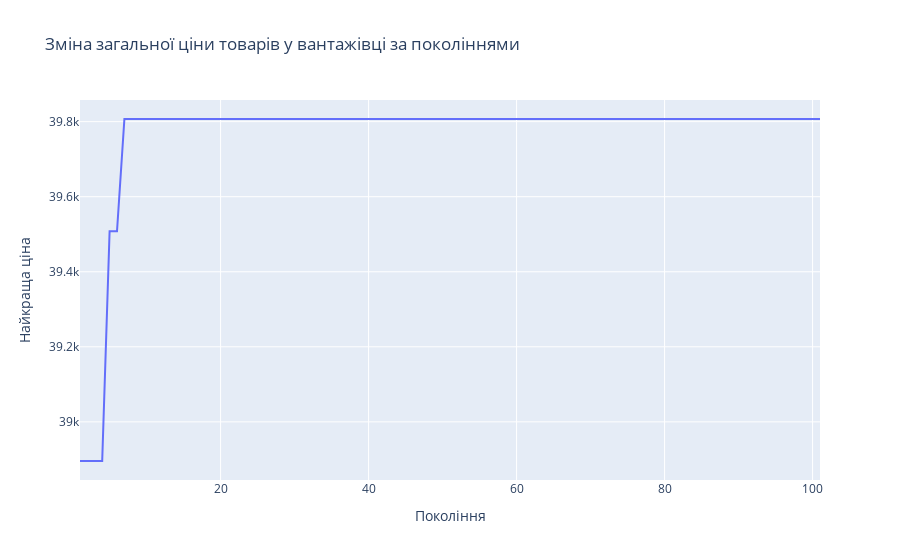

Notebook source saved alongside this figure:
### Code cell
import plotly.express as px


figure = px.line(
    x=range(1, len(ga.best_solutions_fitness) + 1), 
    y=ga.best_solutions_fitness, 
    title='Зміна загальної ціни товарів у вантажівці за поколіннями',
    labels={'x': 'Покоління', 'y': 'Найкраща ціна'}
)
figure.show()

### Figure 1 — Plotly figure (JSON) as saved in the notebook; plotly's stock layout.template omitted (floating-point values rounded to 4 significant figures)
{"data": [{"hovertemplate": "Покоління=%{x}<br>Найкраща ціна=%{y}<extra></extra>", "legendgroup": "", "line": {"color": "#636efa", "dash": "solid"}, "marker": {"symbol": "circle"}, "mode": "lines", "name": "", "orientation": "v", "showlegend": false, "type": "scatter", "x": [1, 2, 3, 4, 5, 6, 7, 8, 9, 10, 11, 12, 13, 14, 15, 16, 17, 18, 19, 20, 21, 22, 23, 24, 25, 26, 27, 28, 29, 30, 31, 32, 33, 34, 35, 36, 37, 38, 39, 40, 41, 42, 43, 44, 45, 46, 47, 48, 49, 50, 51, 52, 53, 54, 55, 56, 57, 58, 59, 60, 61, 62, 63, 64, 65, 66, 67, 68, 69, 70, 71, 72, 73, 74, 75, 76, 77, 78, 79, 80, 81, 82, 83, 84, 85, 86, 87, 88, 89, 90, 91, 92, 93, 94, 95, 96, 97, 98, 99, 100, 101], "xaxis": "x", "y": [38900.0, 38900.0, 38900.0, 38900.0, 39510.0, 39510.0, 39810.0, 39810.0, 39810.0, 39810.0, 39810.0, 39810.0, 39810.0, 39810.0, 39810.0, 39810.0, 39810.0, 39810.0, 39810.0, 39810.0, 39810.0, 39810.0, 39810.0, 39810.0, 39810.0, 39810.0, 39810.0, 39810.0, 39810.0, 39810.0, 39810.0, 39810.0, 39810.0, 39810.0, 39810.0, 39810.0, 39810.0, 39810.0, 39810.0, 39810.0, 39810.0, 39810.0, 39810.0, 39810.0, 39810.0, 39810.0, 39810.0, 39810.0, 39810.0, 39810.0, 39810.0, 39810.0, 39810.0, 39810.0, 39810.0, 39810.0, 39810.0, 39810.0, 39810.0, 39810.0, 39810.0, 39810.0, 39810.0, 39810.0, 39810.0, 39810.0, 39810.0, 39810.0, 39810.0, 39810.0, 39810.0, 39810.0, 39810.0, 39810.0, 39810.0, 39810.0, 39810.0, 39810.0, 39810.0, 39810.0, 39810.0, 39810.0, 39810.0, 39810.0, 39810.0, 39810.0, 39810.0, 39810.0, 39810.0, 39810.0, 39810.0, 39810.0, 39810.0, 39810.0, 39810.0, 39810.0, 39810.0, 39810.0, 39810.0, 39810.0, 39810.0], "yaxis": "y"}], "layout": {"legend": {"tracegroupgap": 0}, "title": {"text": "Зміна загальної ціни товарів у вантажівці за поколіннями"}, "xaxis": {"anchor": "y", "domain": [0, 1], "title": {"text": "Покоління"}}, "yaxis": {"anchor": "x", "domain": [0, 1], "title": {"text": "Найкраща ціна"}}}}
